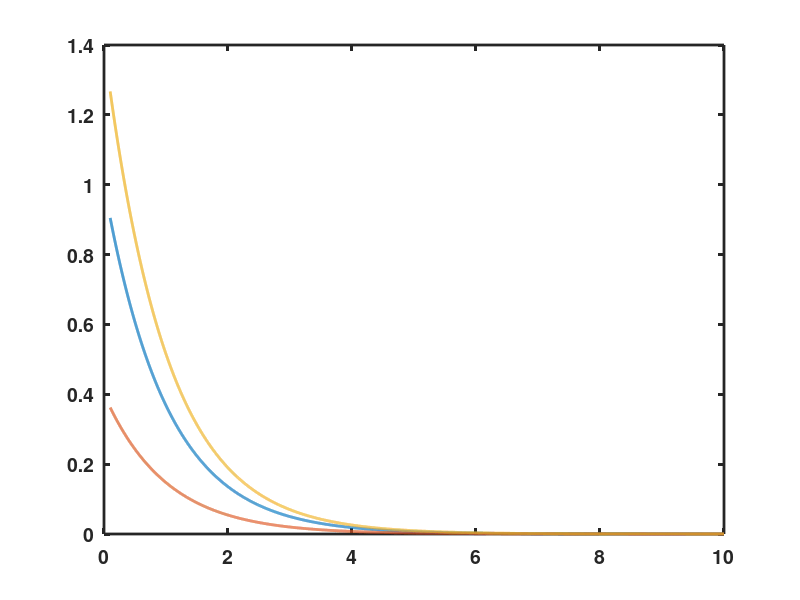
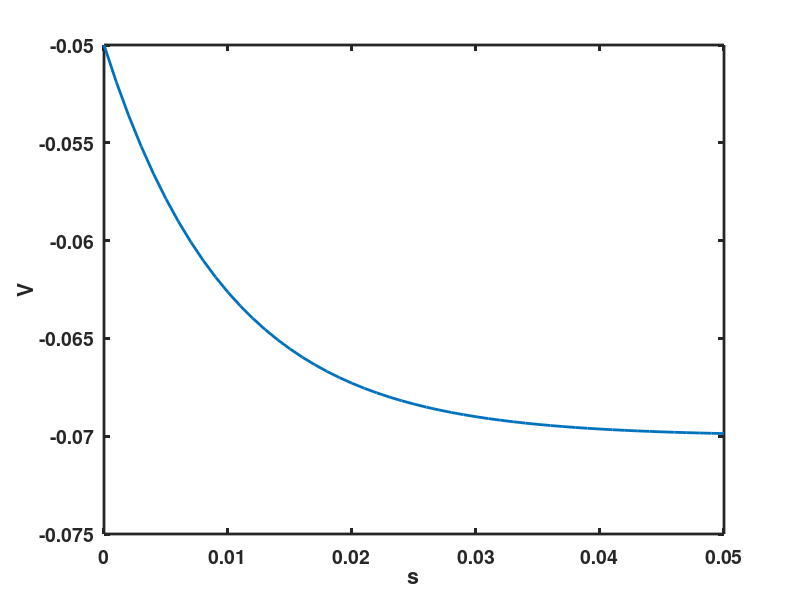
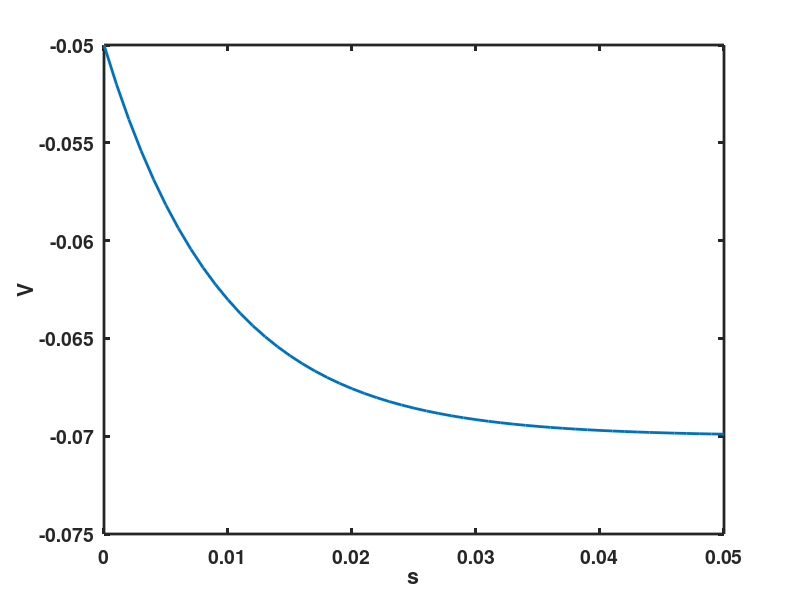

The MATLAB script that drew these images, in order: (Note: this script raises an error after producing the figures.)
%% Get a sense of what a negative exponential is - as it is important for
% understanding models of decay - so common in neuro and chemistry.
% CHAPTER 2
set(0,'DefaultLineLineWidth',2,...
    'DefaultLineMarkerSize',8, ...
    'DefaultAxesLineWidth',2, ...
    'DefaultAxesFontSize',14,...
    'DefaultAxesFontWeight','Bold');
%%%%%%%%%%%%%%%%%%%%%%%%%%%%%%%%%%%%%%%%%
x = 0.1:.001:10;

figure
plot(x,exp(-(x))*1)
hold on;plot(x,exp(-(x))*.4)
hold on;plot(x, exp(-(x))*1.4)
% the equation for voltage change - all passive properties.
dt = 0.001;
t_s = 0:dt:0.05;
E_L = -0.070;       % Leak potential (steady state or resting potential)
V_V = zeros(size(t_s));
V_V(1) = -.050;
tau_s = 0.010;
figure
plot(t_s,E_L + (V_V(1)-E_L)*exp(-t_s/tau_s))
xlabel('s');ylabel('V')
%% Do the same but with differential.
% C_m = .2;
V_V = zeros(size(t_s));
V_V(1) = -.050;

for ii = 2:length(t_s)
    V_V(ii) = V_V(ii-1) + dt*(E_L-V_V(ii-1))/tau_s;
end
figure
plot(t_s,V_V)
xlabel('s');ylabel('V')

%% Exercise 2.1
%%%%%%%%%%%%%%%%%%%%%%%%%%%
%% Leaky integrate and fire model...
%%%%%%%%%%%%%%%%%%%%%%%%%%%
% see LIF_model.m
% 2.1a
dt = 0.001;
t_max = 2;
tau = 0.010;                % membrane time constant
t_s = 0:dt:t_max;
Cm_nF = 2e-9;               % total membrane capacitance nano Farads
G_L = Cm/tau;               % total membrane conductance (leak conductance)
E_L = -0.07;
R_m_MO = 5;
V_V = zeros(size(t_s));
V_reset = -0.065;
V_V(1) = E_L;
I_app = zeros(size(t_s)) + 12e-12;
I_app = zeros(size(t_s)) + 512e-12;
I_app = zeros(size(t_s)) + 2.1e-10;

th_V = -0.05;
r = randn(size(t_s))*1810e-12 ;
s = zeros(size(t_s));

for ii = 2:length(t_s)
%     V_V(ii) = V_V(ii-1) + dt*(E_L-V_V(ii-1))/tau_s + r(ii);
    V_V(ii) = V_V(ii-1) + dt*( I_app(ii) + G_L*(E_L-V_V(ii-1)))/Cm_nF;
%             V(i) = V(i-1) + dt*(I(i) +G_L*(E_L-V(i-1)))/Cm;

    if V_V(ii) > th_V
        V_V(ii) = V_reset;
        s(ii) = 1;
    end
    if V_V(ii) < V_reset*2
        V_V(ii) = V_reset;
    end
end
figure
plot(t_s,V_V)
plot_markers(t_s(s>0))

xlabel('s');ylabel('V')
%% 1b Determine min applied current to get AP...
% Ith = GL(Vth-EL)
Ith = G_L*(th_V - E_L)
% 1c = just goes through Iapp - won't bother.
% 1d Computer the FI curve.
Iapp = linspace(Ith*.2,Ith*2,100);
ISI_s = tau*log(Iapp*R_m_MO+E_L-V_reset) - tau*log(Iapp*R_m_MO+E_L-th_V);
figure
plot(Iapp,1./ISI_s); axis tight
xlabel('iApp');ylabel('Hz')
% The above is wrong somehow. Negative values for rate and ISI - cant' be
% rihgt.

% Tutorial 2.2 Refractory period.
